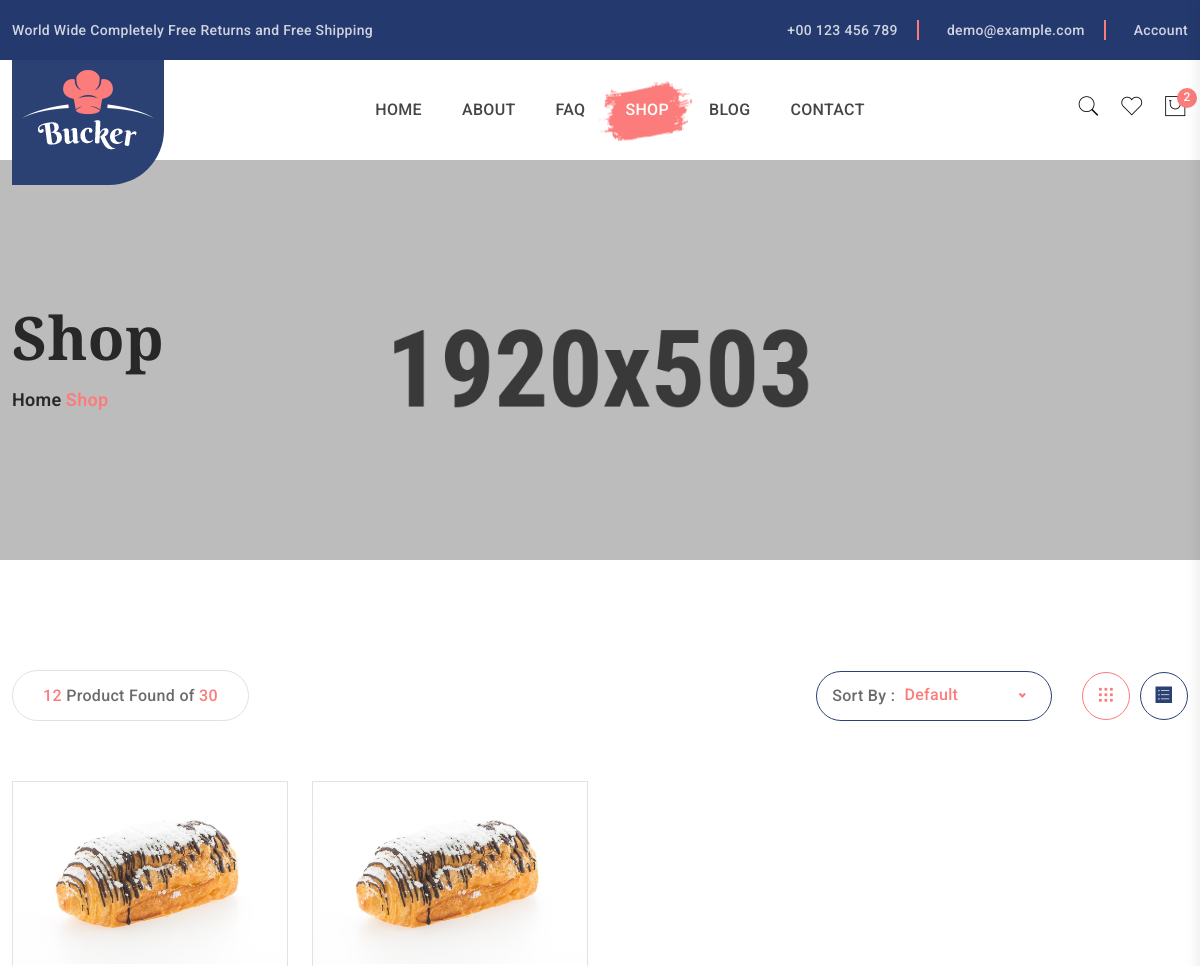
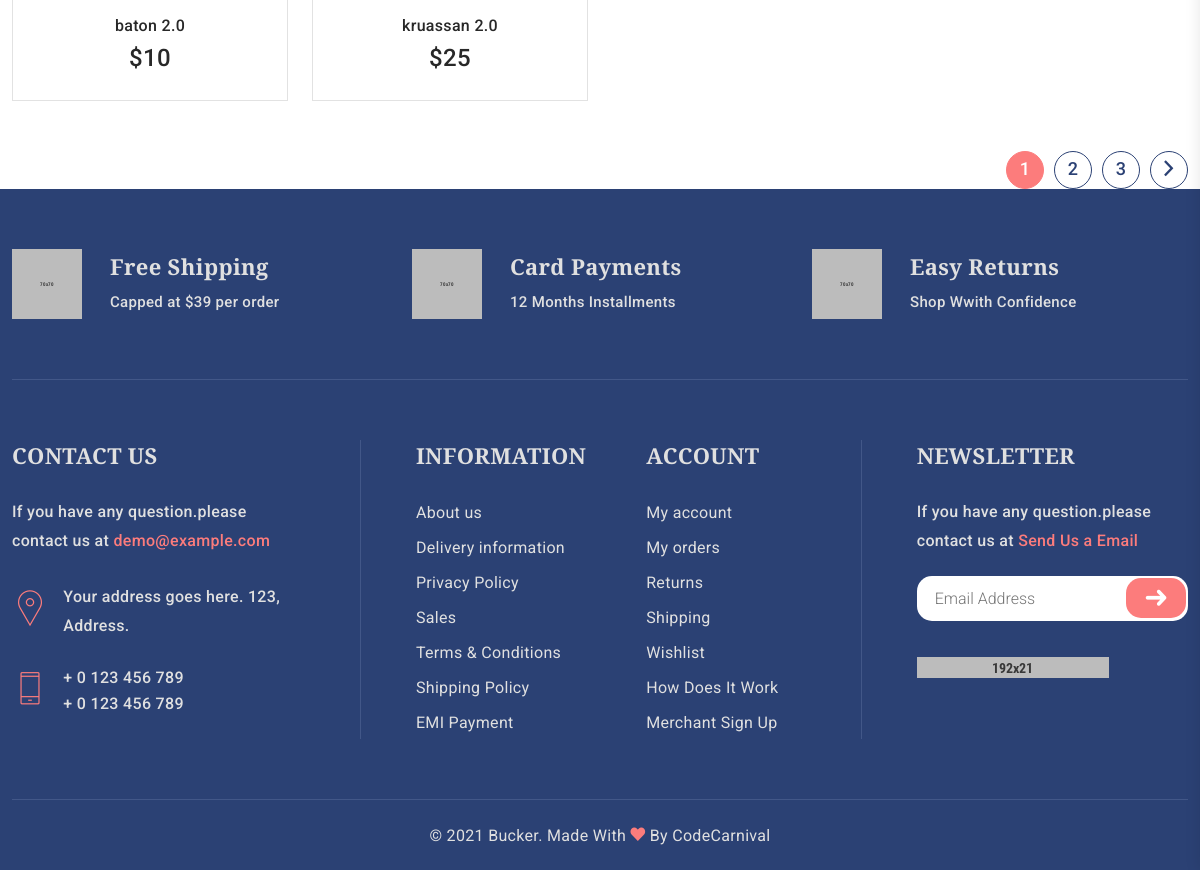
/shop/ (signed in), run on the app's committed database (2 pictures, top to bottom).
### main/models.py (models this page shows)
class Product(models.Model):
    name = models.CharField(max_length=255)
    price = models.IntegerField()
    photo = models.ManyToManyField(ProductPhoto)
    rating = models.IntegerField()
    short_description = models.CharField(max_length=255)
    description = models.CharField(max_length=255)
    info = models.CharField(max_length=255)
    info_more = models.ManyToManyField(ProductInfo)
    in_ad = models.BooleanField(default=False)
    category = models.ForeignKey(Category, on_delete=models.CASCADE)
    tag = models.ManyToManyField(Tag)

class ProductPhoto(  models.Model):
    photo = models.ImageField(upload_to='ProductPhoto/')

### main/views.py (the view)
# urls.py: path('shop/',shop_view, name="shop"),
def shop_view(request):
    card = []
    user = request.user
    if user.is_authenticated:
        card = Card.objects.filter(user=user)
    context = {
        'card' : card,
        'product':Product.objects.all().order_by("-id")
    }
    return render(request, "shop-fullwidth.html", context)

### template/shop-fullwidth.html (shortened to what this page needs)
{% extends 'base.html' %}
{% block content %}
    <div class="product_page_section mb-100">
        <div class="container">
            <div class="row">
                <div class="col-lg-12">
                    <div class="product_page_wrapper">
                        <div class="product_sidebar_header mb-60 d-flex justify-content-between align-items-center">
                            <div class="page__amount border">
                                <p><span>12</span> Product Found of <span>30</span></p>
                            </div>
                            <div class="product_header_right d-flex align-items-center">
                                <div class="sorting__by d-flex align-items-center">
                                    <span>Sort By : </span>
                                </div>
                                <div class="product__toolbar__btn">
                                    <ul class="nav" role="tablist">
                                        <li class="nav-item">
                                            <a class="active" data-bs-toggle="tab" href="#grid" role="tab"
                                                aria-controls="grid" aria-selected="true"><i class="ion-grid"></i></a>
                                        </li>
                                        <li class="nav-item">
                                            <a data-bs-toggle="tab" href="#list" aria-controls="list" role="tab"
                                                aria-selected="false"><i class="ion-ios-list"></i></a>
                                        </li>
                                    </ul>
                                </div>
                            </div>
                        </div>
                        <div class="product_page_gallery">
                            <div class="tab-content" id="myTabContent">
                                <div class="tab-pane fade show active" id="grid">
                                    <div class="row grid__product">
                                        {% for i in product%}
                                        <div class="col-xl-3 col-md-4 col-sm-6">
                                            <article class="single_product wow fadeInUp" data-wow-delay="0.1s"
                                                data-wow-duration="1.1s">
                                                <figure>
                                                    <div class="product_thumb">
                                                        <a href="single-product.html"><img
                                                                src="{{ i.photo.first.photo.url }}" alt=""></a>
                                                    </div>
                                                    <figcaption class="product_content text-center">
                                                        <h4><a href="single-product.html">{{ i.name}}</a></h4>
                                                        <div class="price_box">
                                                            <span class="current_price">${{ i.price }}</span>
                                                        </div>
                                                    </figcaption>
                                                </figure>
                                            </article>
                                        </div>
                                        {% endfor %}
                                    </div>
                                </div>
                        </div>
                        <div class="pagination poduct_pagination">
                            <ul>
                                <li class="current"><span>1</span></li>
                                <li><a href="#">2</a></li>
                                <li><a href="#">3</a></li>
                                <li class="next"><a href="#"><i class="ion-chevron-right"></i></a></li>
                            </ul>
                        </div>
                    </div>
                </div>
            </div>
        </div>
    </div>
{% endblock content %}

### data on the page
Product: photo.first.photo (picture), name "baton 2.0", price "10"
Product: photo.first.photo (picture), name "kruassan 2.0", price "25"
